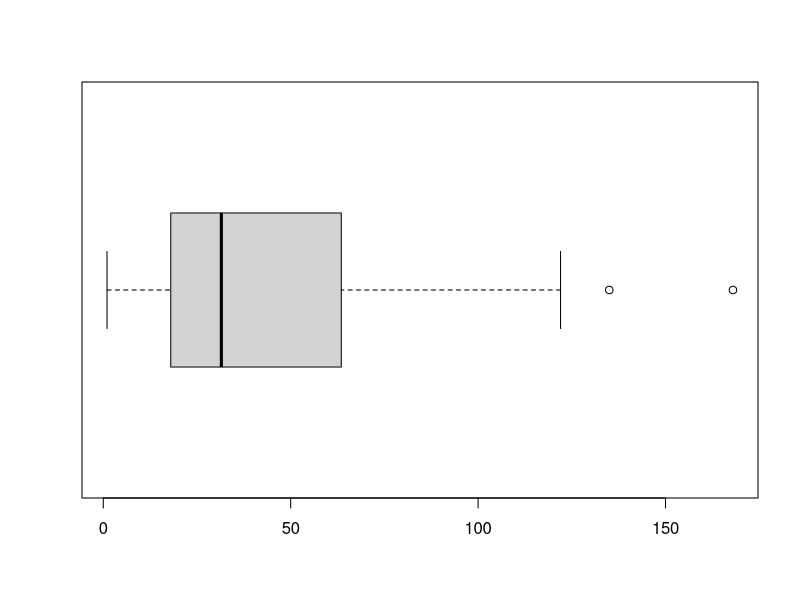

R code for this plot:
airquality

boxplot(airquality$Ozone, horizontal = TRUE)

str(airquality)

class(airquality$Ozone)


as.factor(airquality$Ozone)

summary(airquality$Ozone)

factor(airquality$Ozone)
